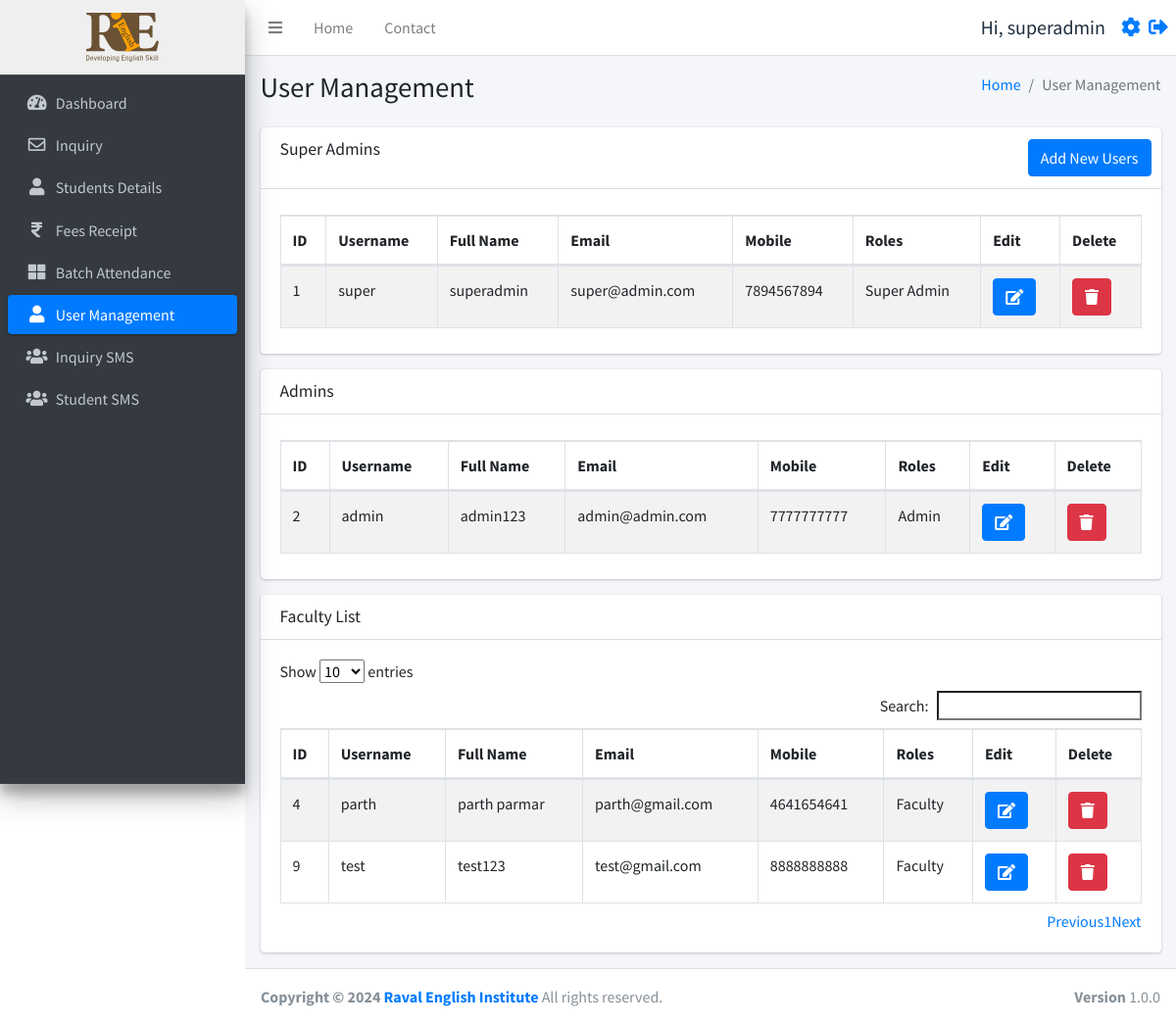
The page /user_management.php (signed in) on the database as committed earlier.
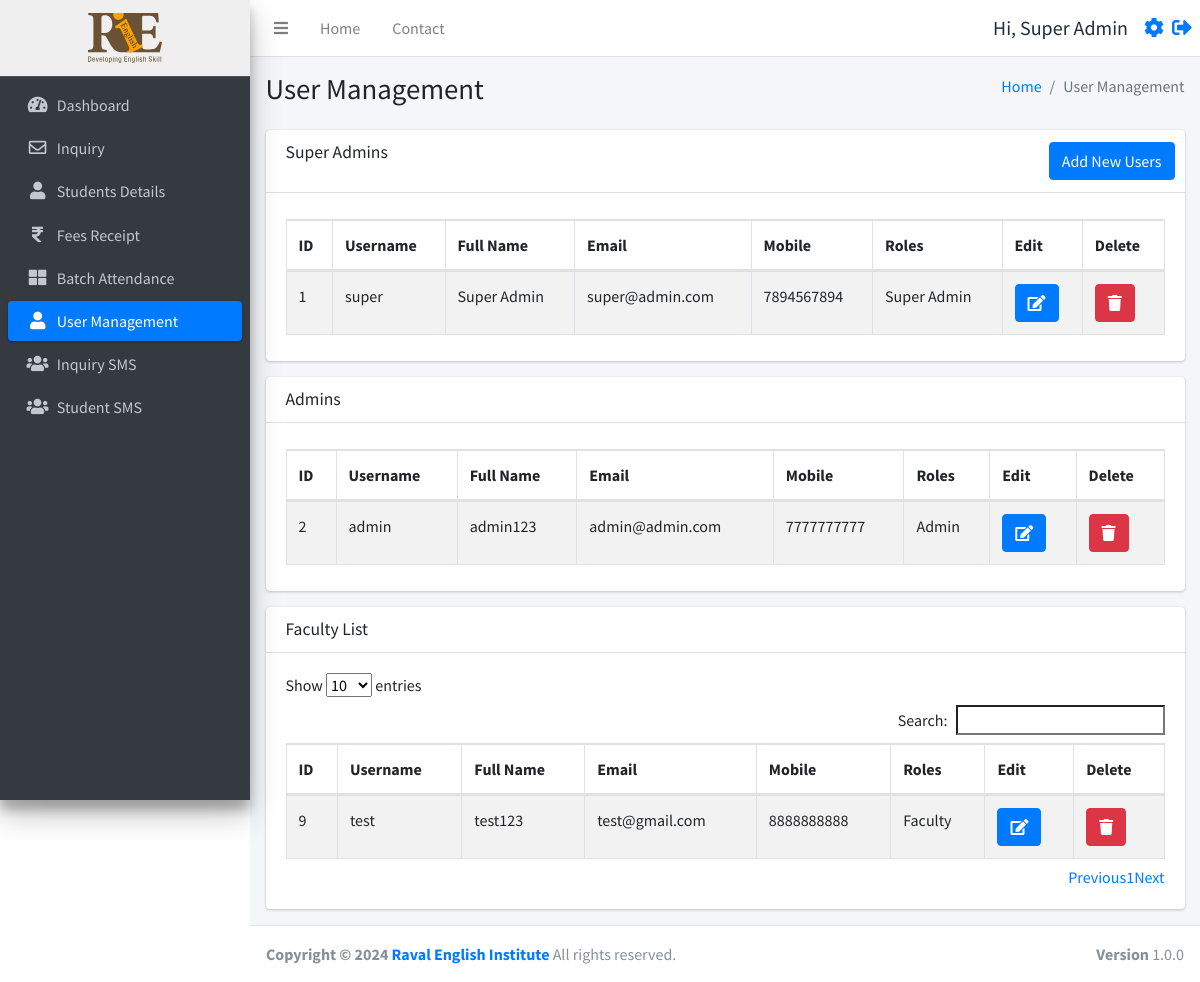
The same page on the database as committed later.
### tables this page shows
CREATE TABLE `users` (
  `id` int(11) NOT NULL,
  `username` varchar(255) NOT NULL,
  `fullname` varchar(255) NOT NULL,
  `email` varchar(255) NOT NULL,
  `mobile` varchar(15) NOT NULL,
  `password` varchar(255) NOT NULL,
  `status` int(11) NOT NULL,
  `created_at` timestamp NOT NULL DEFAULT current_timestamp()
);

### function.php (called while the page is built, shortened)
<?php
require_once('db.php');
function selectFromTable($tableName, $columns, $whereConditions) {
    global $db;
    try {
        $sql = "SELECT " . implode(', ', $columns) . " FROM $tableName";
        if (!empty($whereConditions)) {
            $sql .= " WHERE " . implode(' AND ', array_map(function ($col) {
                return "$col = :$col";
            }, array_keys($whereConditions)));
        }
        $stmt = $db->prepare($sql);
        foreach ($whereConditions as $col => $value) {
            $stmt->bindValue(":$col", $value);
        }
        $stmt->execute();
        return $stmt->fetchAll(PDO::FETCH_ASSOC);
    } catch (PDOException $e) {
        return false;
    }
}
?>

### user_management.php (the view, shortened to what the changed rows need)
<!DOCTYPE html>
<html lang="en">
<head>
</head>
<body>
<?php include('./header.php'); ?>
<?php include('./db.php'); ?>
<?php
require_once('function.php');
$userData = selectFromTable('users', ['id', 'username', 'fullname', 'email', 'mobile', 'status', 'created_at'], []);
$superAdmins = array_filter($userData, function($user) {
    return $user['status'] == 0;
});
$admins = array_filter($userData, function($user) {
    return $user['status'] == 1;
});
$faculty = array_filter($userData, function($user) {
    return $user['status'] == 2;
});
$userStatus = $_SESSION['user_status'] ?? null;
?>
<div class="content-wrapper">
    <div class="content-header">
        <div class="container-fluid">
            <div class="row mb-2">
                <div class="col-sm-6">
                    <h1 class="m-0">User Management</h1>
                </div>
            </div>
        </div>
    </div>
    <section class="content">
        <div class="container-fluid">
            <div class="row">
                <div class="col-12">
                    <?php if ($userStatus == 'super_admin'): ?>
                        <div class="card">
                            <div class="card-body">
                                <div class="table-responsive">
                                    <table id="superAdminTable" class="table table-bordered table-striped">
                                        <thead>
                                            <tr>
                                                <th>ID</th>
                                                <th>Username</th>
                                                <th>Full Name</th>
                                                <th>Email</th>
                                                <th>Mobile</th>
                                                <th>Roles</th>
                                                <th>Edit</th>
                                                <th>Delete</th>
                                            </tr>
                                        </thead>
                                        <tbody>
                                            <?php foreach ($superAdmins as $row): ?>
                                            <tr>
                                                <td><?= htmlspecialchars($row['id']) ?></td>
                                                <td><?= htmlspecialchars($row['username']) ?></td>
                                                <td><?= htmlspecialchars($row['fullname']) ?></td>
                                                <td><?= htmlspecialchars($row['email']) ?></td>
                                                <td><?= htmlspecialchars($row['mobile']) ?></td>
                                                <td>Super Admin</td>
                                                <td><a href='user_management_form.php?id=<?= htmlspecialchars($row['id']) ?>' class='btn btn-primary'><i class='fas fa-edit'></i></a></td>
                                                <td><a href='javascript:void(0);' onclick='confirmDelete(<?= $row['id'] ?>)' class='btn btn-danger'><i class='fas fa-trash'></i></a></td>
                                            </tr>
                                            <?php endforeach; ?>
                                        </tbody>
                                    </table>
                                </div>
                            </div>
                        </div>
                        <div class="card">
                            <div class="card-body">
                                <div class="table-responsive">
                                    <table id="adminTable" class="table table-bordered table-striped">
                                        <thead>
                                            <tr>
                                                <th>ID</th>
                                                <th>Username</th>
                                                <th>Full Name</th>
                                                <th>Email</th>
                                                <th>Mobile</th>
                                                <th>Roles</th>
                                                <th>Edit</th>
                                                <th>Delete</th>
                                            </tr>
                                        </thead>
                                        <tbody>
                                            <?php foreach ($admins as $row): ?>
                                            <tr>
                                                <td><?= htmlspecialchars($row['id']) ?></td>
                                                <td><?= htmlspecialchars($row['username']) ?></td>
                                                <td><?= htmlspecialchars($row['fullname']) ?></td>
                                                <td><?= htmlspecialchars($row['email']) ?></td>
                                                <td><?= htmlspecialchars($row['mobile']) ?></td>
                                                <td>Admin</td>
                                                <td><a href='user_management_form.php?id=<?= htmlspecialchars($row['id']) ?>' class='btn btn-primary'><i class='fas fa-edit'></i></a></td>
                                                <td><a href='javascript:void(0);' onclick='confirmDelete(<?= $row['id'] ?>)' class='btn btn-danger'><i class='fas fa-trash'></i></a></td>
                                            </tr>
                                            <?php endforeach; ?>
                                        </tbody>
                                    </table>
                                </div>
                            </div>
                        </div>
                        <div class="card">
                            <div class="card-body">
                                <div class="table-responsive">
                                    <table id="facultyTable" class="table table-bordered table-striped">
                                        <thead>
                                            <tr>
                                                <th>ID</th>
                                                <th>Username</th>
                                                <th>Full Name</th>
                                                <th>Email</th>
                                                <th>Mobile</th>
                                                <th>Roles</th>
                                                <th>Edit</th>
                                                <th>Delete</th>
                                            </tr>
                                        </thead>
                                        <tbody>
                                            <?php foreach ($faculty as $row): ?>
                                            <tr>
                                                <td><?= htmlspecialchars($row['id']) ?></td>
                                                <td><?= htmlspecialchars($row['username']) ?></td>
                                                <td><?= htmlspecialchars($row['fullname']) ?></td>
                                                <td><?= htmlspecialchars($row['email']) ?></td>
                                                <td><?= htmlspecialchars($row['mobile']) ?></td>
                                                <td>Faculty</td>
                                                <td><a href='user_management_form.php?id=<?= htmlspecialchars($row['id']) ?>' class='btn btn-primary'><i class='fas fa-edit'></i></a></td>
                                                <td><a href='javascript:void(0);' onclick='confirmDelete(<?= $row['id'] ?>)' class='btn btn-danger'><i class='fas fa-trash'></i></a></td>
                                            </tr>
                                            <?php endforeach; ?>
                                        </tbody>
                                    </table>
                                </div>
                            </div>
                        </div>
                    <?php endif; ?>
                </div>
            </div>
        </div>
    </section>
</div>
<?php include('./footer.php'); ?>

### header.php (shortened to what the changed rows need)
<?php
require_once 'db.php';
require_once ('function.php');
$user = selectFromTable('users', ['*'], ['id' => $_SESSION['user_id']]);
$user = $user[0];
?>
<!DOCTYPE html>
<html lang="en">
<head>
  <link rel="stylesheet" href="./plugins/fontawesome-free/css/all.min.css">
  <link rel="stylesheet" href="https://code.ionicframework.com/ionicons/2.0.1/css/ionicons.min.css">
  <link rel="stylesheet" href="./plugins/icheck-bootstrap/icheck-bootstrap.min.css">
  <link rel="stylesheet" href="https://cdn.datatables.net/1.10.19/css/dataTables.bootstrap4.min.css">
  <link rel="stylesheet" href="./asset/css/adminlte.min.css">
  <link rel="stylesheet" href="./asset/css/style.css">
</head>
<body class="hold-transition sidebar-mini layout-fixed">
  <div class="wrapper">
    <nav class="main-header navbar navbar-expand navbar-white navbar-light sticky-top">
      <ul class="navbar-nav ml-auto">
        <li class="nav-item d-flex align-items-center">
          <span class="mr-3" style="font-size:20px;">Hi, <?php echo $user['fullname']; ?></span>
          <a href="./profile.php" style="font-size:20px;" class="d-block mr-2"><i class="fas fa-cog"></i></a>
          <a href="./logout.php" style="font-size:20px;"><i class="fas fa-sign-out-alt"></i></a>
        </li>
      </ul>
    </nav>

Rows that differ between the two databases and show on the page:
removed users: id "4", username "parth", fullname "parth parmar", email "parth@gmail.com", mobile "4641654641", shown under "Faculty List"
changed users "super": fullname "superadmin" → "Super Admin"
